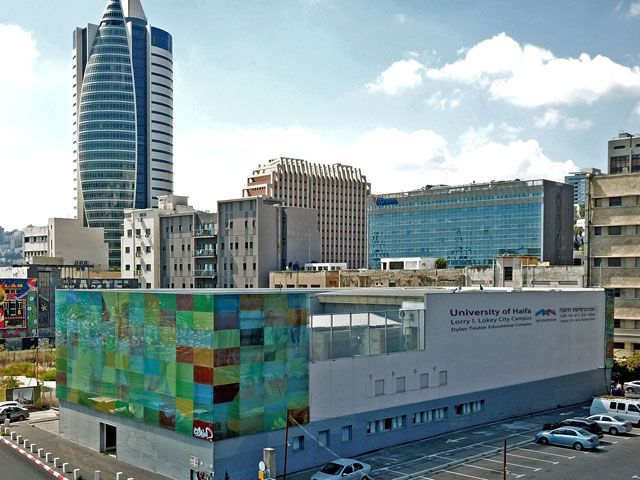
#> input picture HW_1/Q_3/Part_1/Dylan.jpg, 640 x 480 px, found by its file name
$ python Part_1.py
#> lines starting #> are read from the running program, lines starting #| are printed output that depends on the picture
import cv2
from matplotlib import pyplot as plt
import numpy as np


def plot_images():

    plt.imshow(image_output_transform, cmap='gray')
    plt.title('Image Output Transform')
    plt.xticks([])
    plt.yticks([])

    plt.get_current_fig_manager().window.state('zoomed')
    plt.show()


if __name__ == '__main__':

    image_filename_source = 'Part_1\\Dylan.jpg'
    image_filename_destination = 'Part_1\\frames.jpg'

    image_source = cv2.imread(image_filename_source)
#> image_source is the input picture: shape (480, 640, 3); mean B, G, R 151.3, 148.8, 131.5
    image_destination = cv2.imread(image_filename_destination)
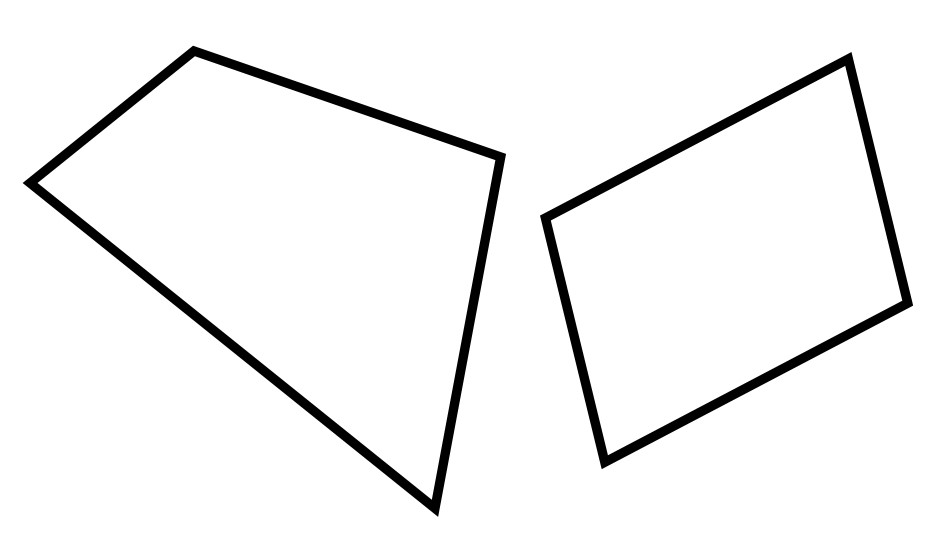
#> input picture HW_1/Q_3/Part_1/frames.jpg, 940 x 544 px, found by its file name
#> image_destination is the input picture: shape (544, 940, 3); min 0, max 255, mean 242.9

    image_source_gray = cv2.cvtColor(image_source, cv2.COLOR_BGR2GRAY)
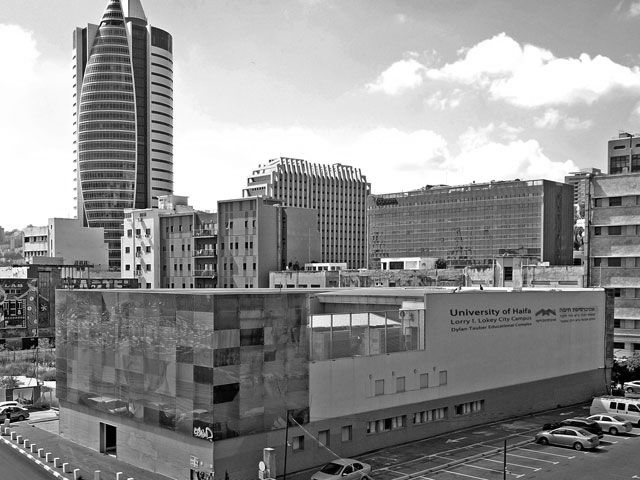
#> image_source_gray: shape (480, 640); min 0, max 255, mean 143.9
    image_destination_gray = cv2.cvtColor(image_destination, cv2.COLOR_BGR2GRAY)

    # Source Points

    y1_source = 0
    x1_source = 0

    y2_source = 0
    x2_source = image_source_gray.shape[1] - 1
#> x2_source = 639

    y3_source = image_source_gray.shape[0] - 1
#> y3_source = 479
    x3_source = image_source_gray.shape[1] - 1
#> x3_source = 639

    y4_source = image_source_gray.shape[0] - 1
#> y4_source = 479
    x4_source = 0

    # Transform 1

    xy_source_transform_1 = np.float32([[x1_source, y1_source], [x2_source, y2_source], [x3_source, y3_source], [x4_source, y4_source]])
#> xy_source_transform_1 = [[0, 0], [639, 0], [639, 479], [0, 479]]

    # xy_destination_transform_1 = plt.ginput(4)
    xy_destination_transform_1 = np.float32([[40, 182], [195, 54], [495, 158], [429, 491]])

    h_transform_1, _ = cv2.findHomography(xy_source_transform_1, xy_destination_transform_1)

    image_output_transform_1 = cv2.warpPerspective(image_source_gray, h_transform_1, (image_destination_gray.shape[1], image_destination_gray.shape[0]))
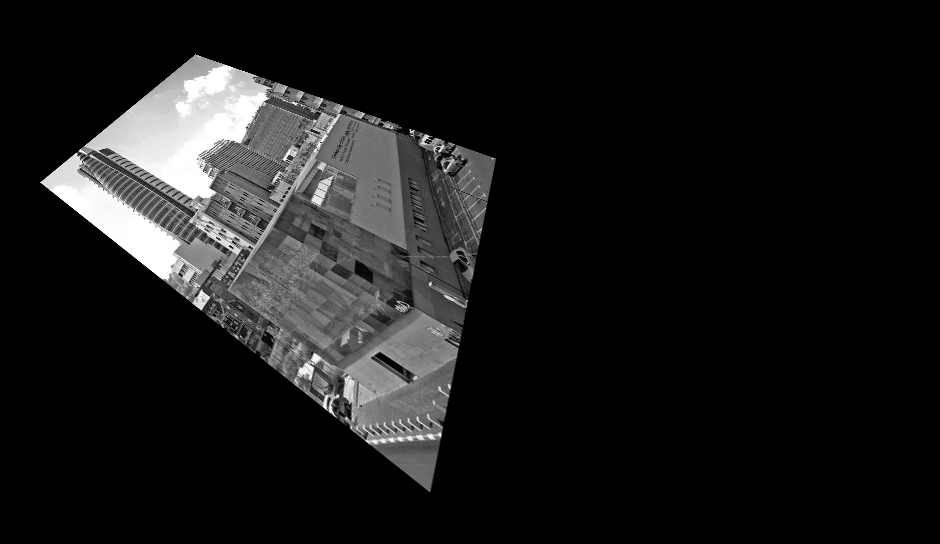
#> image_output_transform_1: shape (544, 940); min 0, max 255, mean 25.3

    # Transform 2

    xy_source_transform_2 = np.float32([[x1_source, y1_source], [x2_source, y2_source], [x3_source, y3_source]])
#> xy_source_transform_2 = [[0, 0], [639, 0], [639, 479]]

    # xy_destination_transform_2 = plt.ginput(4)
    xy_destination_transform_2 = np.float32([[551, 222], [840, 69], [899, 295]])

    h_transform_2 = cv2.getAffineTransform(xy_source_transform_2, xy_destination_transform_2)

    image_output_transform_2 = cv2.warpAffine(image_source_gray, h_transform_2, (image_destination_gray.shape[1], image_destination_gray.shape[0]))
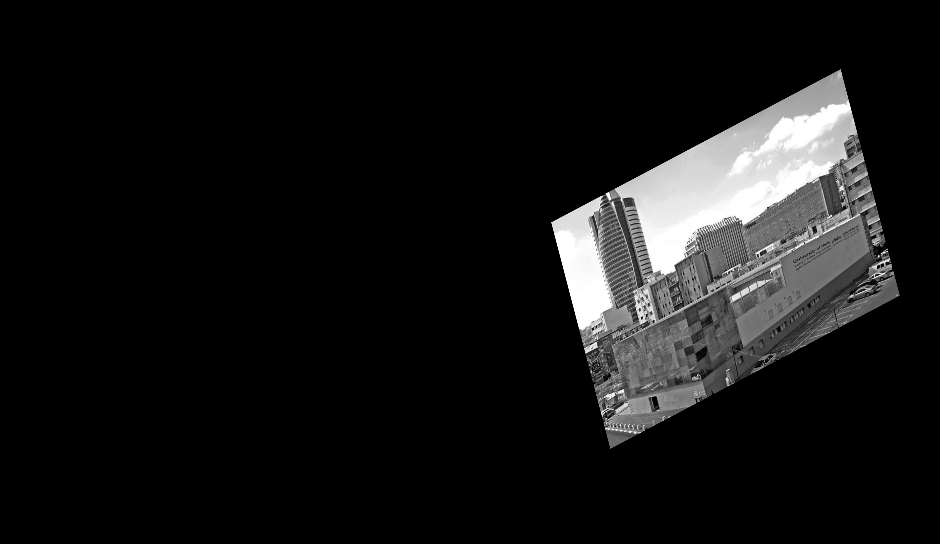
#> image_output_transform_2: shape (544, 940); min 0, max 255, mean 21

    image_output_transform = image_output_transform_1 + image_output_transform_2
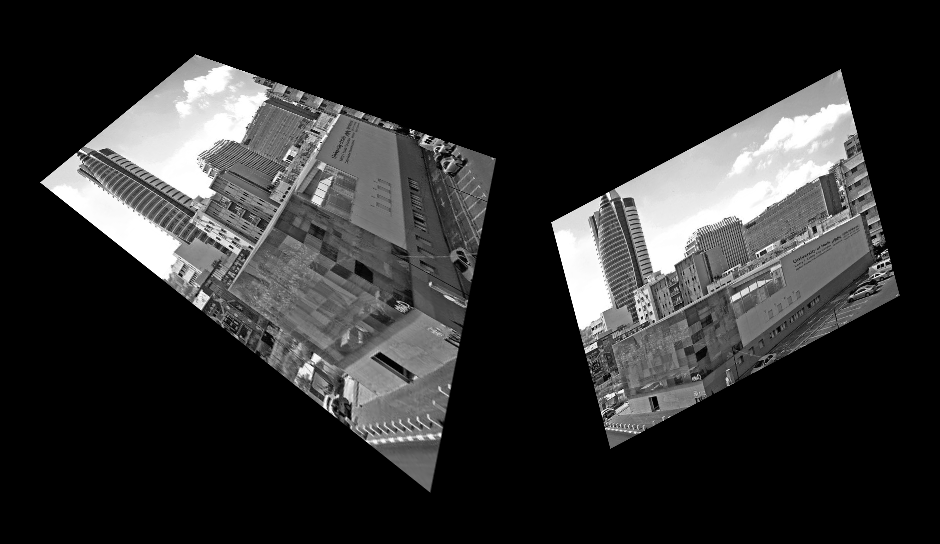
#> image_output_transform: shape (544, 940); min 0, max 255, mean 46.3

    plot_images()
